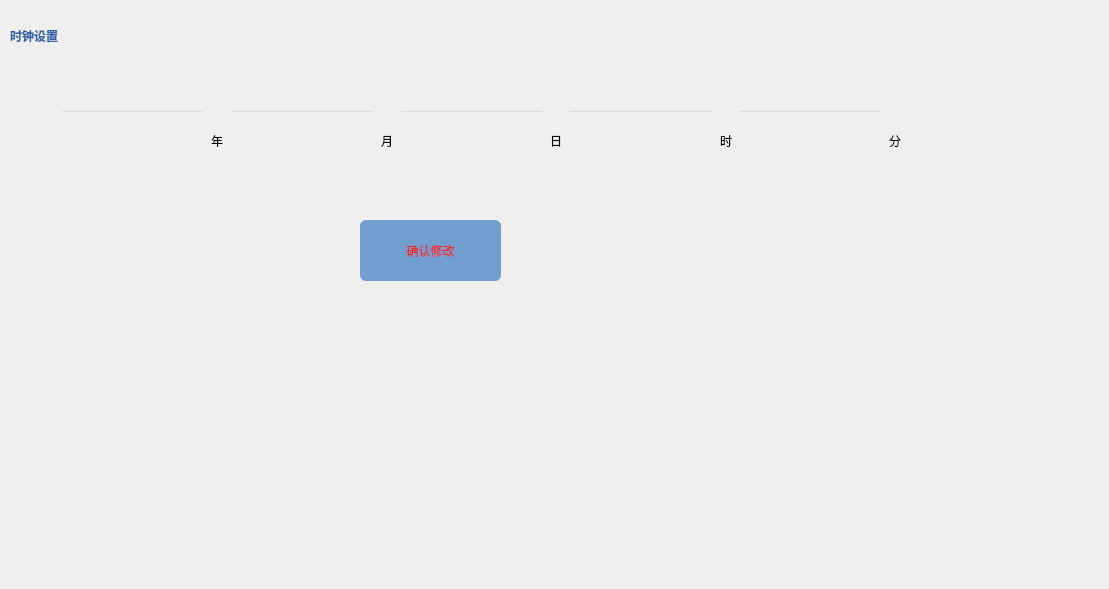
   <widget class="QWidget" name="page_3">
    <widget class="QLabel" name="label_65">
     <property name="geometry">
      <rect>
       <x>10</x>
       <y>10</y>
       <width>151</width>
       <height>51</height>
      </rect>
     </property>
     <property name="styleSheet">
      <string notr="true">font: 75 italic 13pt &quot;TakaoPGothic&quot;;
background: transparent;
color: rgb(52, 101, 164);
font-weight: bold; </string>
     </property>
     <property name="text">
      <string>时钟设置</string>
     </property>
    </widget>
    <widget class="QWidget" name="widget_9" native="true">
     <property name="geometry">
      <rect>
       <x>40</x>
       <y>100</y>
       <width>871</width>
       <height>101</height>
      </rect>
     </property>
     <property name="styleSheet">
      <string notr="true">background: transparent;</string>
     </property>
     <widget class="QWidget" name="layoutWidget">
      <property name="geometry">
       <rect>
        <x>20</x>
        <y>0</y>
        <width>841</width>
        <height>81</height>
       </rect>
      </property>
      <layout class="QHBoxLayout" name="horizontalLayout">
       <property name="topMargin">
        <number>10</number>
       </property>
       <property name="bottomMargin">
        <number>10</number>
       </property>
       <item>
        <widget class="QLineEdit" name="lineEdit_3">
         <property name="sizePolicy">
          <sizepolicy hsizetype="Expanding" vsizetype="Expanding">
           <horstretch>0</horstretch>
           <verstretch>0</verstretch>
          </sizepolicy>
         </property>
         <property name="styleSheet">
          <string notr="true">background: rgb(138, 226, 52);
color: rgb(0, 0, 0);
 border-radius: 6px; 
 QLineEdit::placeholder {
     font-style: italic;
	color: rgb(211, 215, 207);
  }</string>
         </property>
        </widget>
       </item>
       <item>
        <widget class="QLabel" name="label_7">
         <property name="styleSheet">
          <string notr="true">background: transparent;
font: 13pt &quot;Ubuntu&quot;;</string>
         </property>
         <property name="text">
          <string>年</string>
         </property>
        </widget>
       </item>
       <item>
        <widget class="QLineEdit" name="lineEdit_4">
         <property name="sizePolicy">
          <sizepolicy hsizetype="Expanding" vsizetype="Expanding">
           <horstretch>0</horstretch>
           <verstretch>0</verstretch>
          </sizepolicy>
         </property>
         <property name="styleSheet">
          <string notr="true">background: rgb(138, 226, 52);
color: rgb(0, 0, 0);
 border-radius: 6px; 
 QLineEdit::placeholder {
     font-style: italic;
	color: rgb(211, 215, 207);
  }</string>
         </property>
        </widget>
       </item>
       <item>
        <widget class="QLabel" name="label_8">
         <property name="styleSheet">
          <string notr="true">background: transparent;
font: 13pt &quot;Ubuntu&quot;;</string>
         </property>
         <property name="text">
          <string>月</string>
         </property>
        </widget>
       </item>
       <item>
        <widget class="QLineEdit" name="lineEdit_5">
         <property name="sizePolicy">
          <sizepolicy hsizetype="Expanding" vsizetype="Expanding">
           <horstretch>0</horstretch>
           <verstretch>0</verstretch>
          </sizepolicy>
         </property>
         <property name="styleSheet">
          <string notr="true">background: rgb(138, 226, 52);
color: rgb(0, 0, 0);
 border-radius: 6px; 
 QLineEdit::placeholder {
     font-style: italic;
	color: rgb(211, 215, 207);
  }</string>
         </property>
        </widget>
       </item>
       <item>
        <widget class="QLabel" name="label_9">
         <property name="styleSheet">
          <string notr="true">background: transparent;
font: 13pt &quot;Ubuntu&quot;;</string>
         </property>
         <property name="text">
          <string>日</string>
         </property>
        </widget>
       </item>
       <item>
        <widget class="QLineEdit" name="lineEdit_11">
         <property name="sizePolicy">
          <sizepolicy hsizetype="Expanding" vsizetype="Expanding">
           <horstretch>0</horstretch>
           <verstretch>0</verstretch>
          </sizepolicy>
         </property>
         <property name="styleSheet">
          <string notr="true">background: rgb(138, 226, 52);
color: rgb(0, 0, 0);
 border-radius: 6px; 
 QLineEdit::placeholder {
     font-style: italic;
	color: rgb(211, 215, 207);
  }</string>
         </property>
        </widget>
       </item>
       <item>
        <widget class="QLabel" name="label_19">
         <property name="styleSheet">
          <string notr="true">background: transparent;
font: 13pt &quot;Ubuntu&quot;;</string>
         </property>
         <property name="text">
          <string>时</string>
         </property>
        </widget>
       </item>
       <item>
        <widget class="QLineEdit" name="lineEdit_12">
         <property name="sizePolicy">
          <sizepolicy hsizetype="Expanding" vsizetype="Expanding">
           <horstretch>0</horstretch>
           <verstretch>0</verstretch>
          </sizepolicy>
         </property>
         <property name="styleSheet">
          <string notr="true">background: rgb(138, 226, 52);
color: rgb(0, 0, 0);
 border-radius: 6px; 
 QLineEdit::placeholder {
     font-style: italic;
	color: rgb(211, 215, 207);
  }</string>
         </property>
        </widget>
       </item>
       <item>
        <widget class="QLabel" name="label_20">
         <property name="styleSheet">
          <string notr="true">background: transparent;
font: 13pt &quot;Ubuntu&quot;;</string>
         </property>
         <property name="text">
          <string>分</string>
         </property>
        </widget>
       </item>
      </layout>
     </widget>
    </widget>
    <widget class="QPushButton" name="pushButton_3">
     <property name="geometry">
      <rect>
       <x>360</x>
       <y>220</y>
       <width>141</width>
       <height>61</height>
      </rect>
     </property>
     <property name="styleSheet">
      <string notr="true">QPushButton {
	background: rgb(114, 159, 207);
	color: rgb(239, 41, 41);
	border-radius: 6px
}
QPushButton:pressed {
	background: rgb(138, 226, 52);
    padding-top: 11px;
    padding-bottom: 9px;
}</string>
     </property>
     <property name="text">
      <string>确认修改</string>
     </property>
    </widget>
    <widget class="QWidget" name="widget_10" native="true">
     <property name="geometry">
      <rect>
       <x>800</x>
       <y>260</y>
       <width>300</width>
       <height>320</height>
      </rect>
     </property>
     <property name="styleSheet">
      <string notr="true">background: transparent;</string>
     </property>
    </widget>
   </widget>
